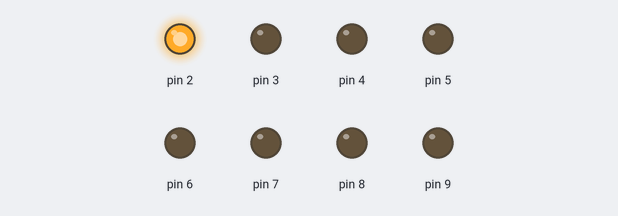
The sketch below on a simulated Arduino Uno, built with avr-gcc and run on an emulated ATmega328P. On the bench: output pins drawn as LEDs (lit = HIGH).

Above: at 0.5 s.
At 2.5 s:
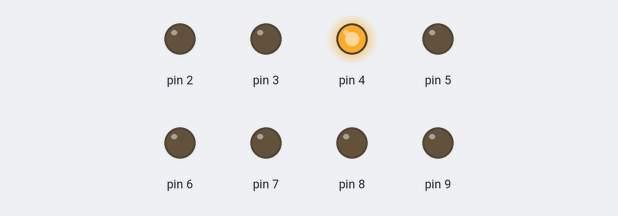
At 3.5 s:
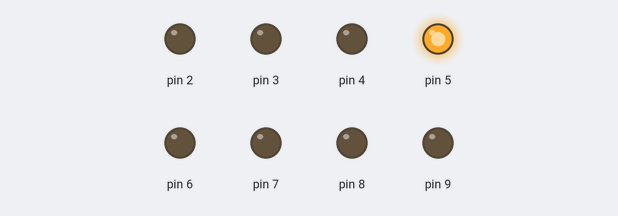
At 4.5 s:
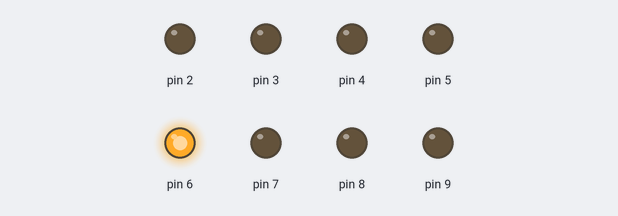
At 6.5 s:
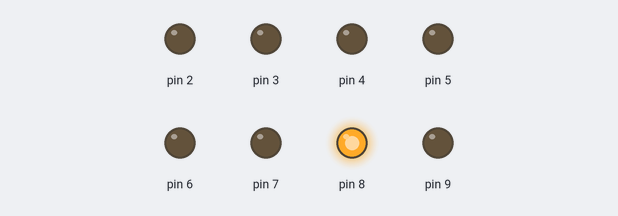
At 9.5 s:
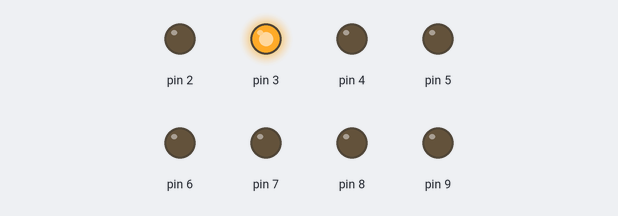
Timing chart, 0 to 10.4 s (numbered marks = the images above):
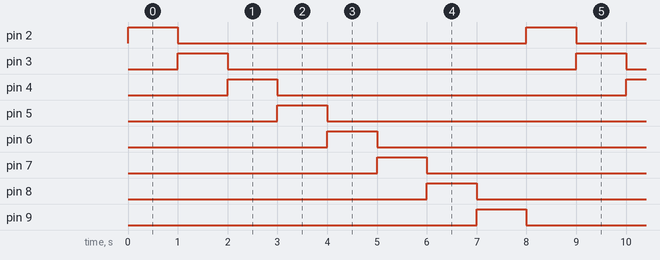

The sketch:

Lesson_2.ino
```cpp
void setup() {
 for(int i =2;i<10;i++){  //loop to setup pinModes from pin 2 to pin 9, 8 LEDS
  pinMode(i,OUTPUT);
}

}

void loop() {
  // put your main code here, to run repeatedly:
for(int x = 2; x<10;x++){
  digitalWrite(x,HIGH);
  delay(1000);
  digitalWrite(x,LOW);
}
}
```

Measured:
- by itself, pin 2–9: alternates HIGH for 1.0 s and LOW for 7.0 s
- by itself, everything shown: repeats every 8.0 s, in 9 steps
